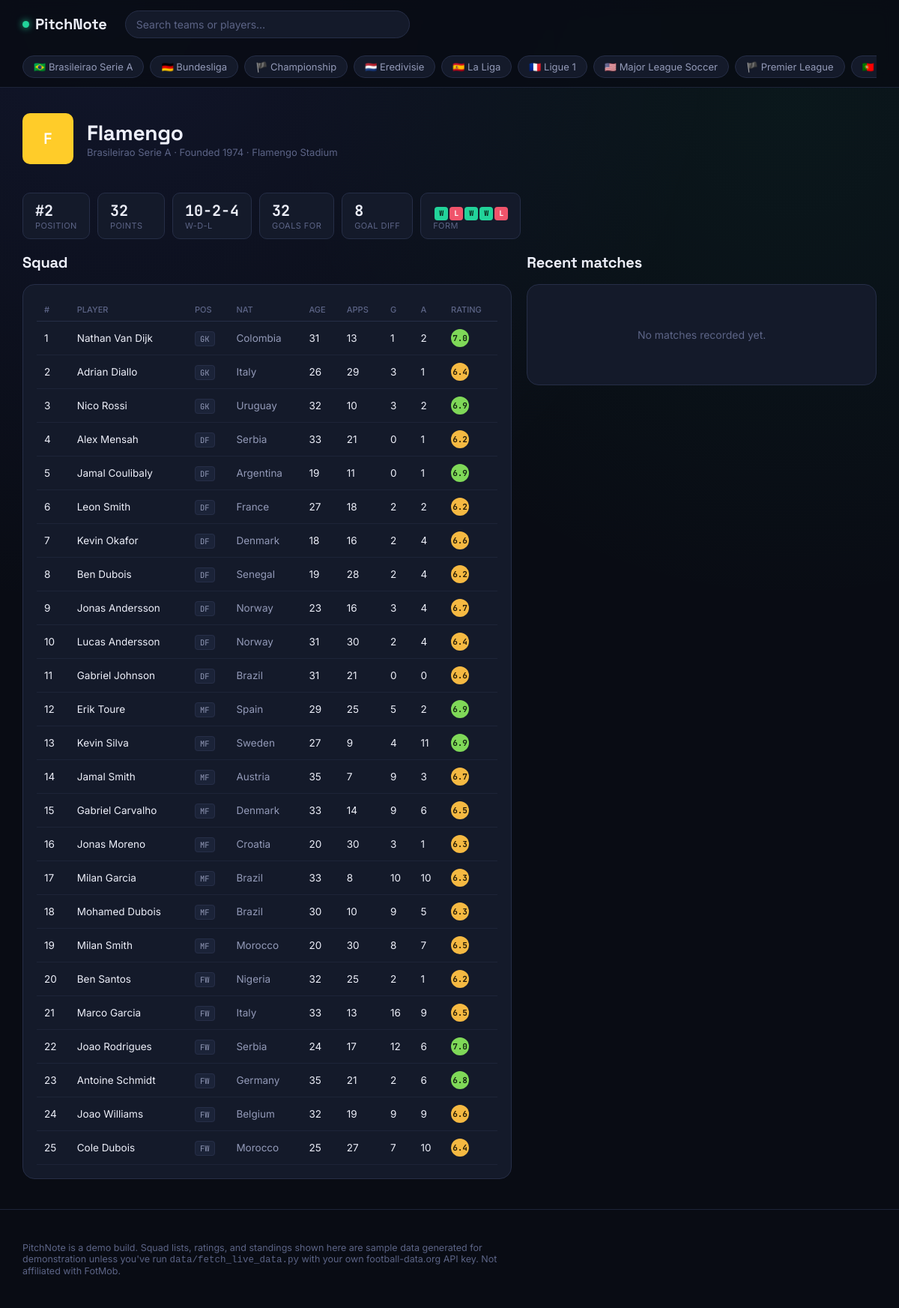
/team/153, run on the app's committed database.
### models.py (models this page shows, shortened)
class League(db.Model):
    __tablename__ = "leagues"
    id = db.Column(db.Integer, primary_key=True)
    code = db.Column(db.String(10), unique=True, nullable=False)   # e.g. "PL"
    name = db.Column(db.String(80), nullable=False)                # Premier League
    country = db.Column(db.String(60), nullable=False)
    season = db.Column(db.String(20), default="2025/26")
    tier = db.Column(db.Integer, default=1)
    logo = db.Column(db.String(10), default="⚽")                  # emoji fallback badge
    color = db.Column(db.String(7), default="#4361EE")             # accent color for the league
    teams = db.relationship("Team", backref="league", lazy=True, cascade="all, delete-orphan")
    matches = db.relationship("Match", backref="league", lazy=True, cascade="all, delete-orphan")

class Team(db.Model):
    __tablename__ = "teams"
    id = db.Column(db.Integer, primary_key=True)
    league_id = db.Column(db.Integer, db.ForeignKey("leagues.id"), nullable=False)
    name = db.Column(db.String(80), nullable=False)
    short_name = db.Column(db.String(10), nullable=False)
    crest_initials = db.Column(db.String(4), default="")
    primary_color = db.Column(db.String(7), default="#4361EE")
    founded = db.Column(db.Integer, default=1900)
    venue = db.Column(db.String(100), default="")
    players = db.relationship("Player", backref="team", lazy=True, cascade="all, delete-orphan")
    def standing(self):
        return Standing.query.filter_by(team_id=self.id).first()

class Standing(db.Model):
    __tablename__ = "standings"
    id = db.Column(db.Integer, primary_key=True)
    league_id = db.Column(db.Integer, db.ForeignKey("leagues.id"), nullable=False)
    team_id = db.Column(db.Integer, db.ForeignKey("teams.id"), nullable=False)
    position = db.Column(db.Integer, nullable=False)
    played = db.Column(db.Integer, default=0)
    won = db.Column(db.Integer, default=0)
    drawn = db.Column(db.Integer, default=0)
    lost = db.Column(db.Integer, default=0)
    goals_for = db.Column(db.Integer, default=0)
    goals_against = db.Column(db.Integer, default=0)
    points = db.Column(db.Integer, default=0)
    form = db.Column(db.String(10), default="")   # e.g. "WWDLW" (most recent last)
    team = db.relationship("Team", lazy=True)
    @property
    def goal_diff(self):
        return self.goals_for - self.goals_against

class Player(db.Model):
    __tablename__ = "players"
    id = db.Column(db.Integer, primary_key=True)
    team_id = db.Column(db.Integer, db.ForeignKey("teams.id"), nullable=False)
    name = db.Column(db.String(100), nullable=False)
    position = db.Column(db.String(4), nullable=False)   # GK / DF / MF / FW
    shirt_number = db.Column(db.Integer, default=0)
    nationality = db.Column(db.String(60), default="")
    age = db.Column(db.Integer, default=25)
    appearances = db.Column(db.Integer, default=0)
    goals = db.Column(db.Integer, default=0)
    assists = db.Column(db.Integer, default=0)
    yellow_cards = db.Column(db.Integer, default=0)
    red_cards = db.Column(db.Integer, default=0)
    minutes = db.Column(db.Integer, default=0)
    avg_rating = db.Column(db.Float, default=6.8)
    market_value_eur = db.Column(db.Integer, default=0)

### app.py (the view)
    @app.route("/team/<int:team_id>")
    def team_page(team_id):
        team = Team.query.get_or_404(team_id)
        squad = Player.query.filter_by(team_id=team.id).order_by(
            db.case((Player.position == "GK", 0), (Player.position == "DF", 1),
                    (Player.position == "MF", 2), (Player.position == "FW", 3), else_=4),
            Player.shirt_number).all()
        standing = team.standing()
        recent = (Match.query.filter((Match.home_team_id == team.id) | (Match.away_team_id == team.id))
                  .order_by(Match.kickoff.desc()).limit(6).all())
        return render_template("team.html", team=team, squad=squad, standing=standing, recent=recent)

### templates/team.html (shortened to what this page needs)
{% extends "base.html" %}
{% import "_macros.html" as m %}
{% block content %}
<div class="container">
  <div class="team-hero">
    <div class="team-crest-lg" style="background:{{ team.primary_color }};">{{ team.crest_initials }}</div>
    <div>
      <h1 style="font-size:28px;">{{ team.name }}</h1>
      <div class="meta" style="color:var(--text-faint); font-size:13px;">
        {{ team.league.name }} · Founded {{ team.founded }} · {{ team.venue }}
      </div>
    </div>
  </div>
  {% if standing %}
  <div class="stat-strip">
    <div class="stat-pill"><div class="v">#{{ standing.position }}</div><div class="k">Position</div></div>
    <div class="stat-pill"><div class="v">{{ standing.points }}</div><div class="k">Points</div></div>
    <div class="stat-pill"><div class="v">{{ standing.won }}-{{ standing.drawn }}-{{ standing.lost }}</div><div class="k">W-D-L</div></div>
    <div class="stat-pill"><div class="v">{{ standing.goals_for }}</div><div class="k">Goals for</div></div>
    <div class="stat-pill"><div class="v">{{ standing.goal_diff }}</div><div class="k">Goal diff</div></div>
    <div class="stat-pill"><div class="v">{{ m.form_chips(standing.form) }}</div><div class="k">Form</div></div>
  </div>
  {% endif %}
  <div class="grid-2">
    <div>
      <div class="section-head"><h2>Squad</h2></div>
      <div class="card">
        <table class="squad">
          <thead><tr>
            <th class="num">#</th><th>Player</th><th>Pos</th><th>Nat</th><th class="num">Age</th>
            <th class="num">Apps</th><th class="num">G</th><th class="num">A</th><th class="num">Rating</th>
          </tr></thead>
          <tbody>
          {% for p in squad %}
            <tr>
              <td class="num">{{ p.shirt_number }}</td>
              <td><a href="{{ url_for('player_page', player_id=p.id) }}">{{ p.name }}</a></td>
              <td><span class="pos-tag">{{ p.position }}</span></td>
              <td style="color:var(--text-dim);">{{ p.nationality }}</td>
              <td class="num">{{ p.age }}</td>
              <td class="num">{{ p.appearances }}</td>
              <td class="num">{{ p.goals }}</td>
              <td class="num">{{ p.assists }}</td>
              <td class="num">{{ m.rating_ring(p.avg_rating, 'sm') }}</td>
            </tr>
          {% endfor %}
          </tbody>
        </table>
      </div>
    </div>
    <div>
      <div class="section-head"><h2>Recent matches</h2></div>
      <div class="card">
        {% for match in recent %}
        <a class="leader-row" href="{{ url_for('match_page', match_id=match.id) }}">
          <span class="name">
            {{ match.home_team.short_name }} {{ match.home_score }} – {{ match.away_score }} {{ match.away_team.short_name }}
          </span>
          <span class="sub">MD {{ match.matchday }}</span>
        </a>
        {% else %}
        <div class="empty-state">No matches recorded yet.</div>
        {% endfor %}
      </div>
    </div>
  </div>
</div>
{% endblock %}

### templates/base.html (shortened to what this page needs)
<!DOCTYPE html>
<html lang="en">
<head>
  <link rel="stylesheet" href="{{ url_for('static', filename='css/style.css') }}">
</head>
<body>
  <header class="topbar">
    <div class="container topbar-inner">
      <a href="{{ url_for('home') }}" class="brand"><span class="dot"></span> PitchNote</a>
      <form class="search-form" action="{{ url_for('search') }}" method="get">
        <input type="text" name="q" placeholder="Search teams or players…" autocomplete="off">
      </form>
    </div>
    <div class="container">
      <nav class="league-strip">
        {% for l in all_leagues %}
        <a class="league-pill {% if league is defined and league and league.id == l.id %}active{% endif %}"
           href="{{ url_for('league_page', code=l.code) }}">{{ l.logo }} {{ l.name }}</a>
        {% endfor %}
      </nav>
    </div>
  </header>
  <main>
    {% block content %}{% endblock %}
  </main>
  <footer>
    <div class="container">
      <p class="disclaimer">PitchNote is a demo build. Squad lists, ratings, and standings shown here are
      sample data generated for demonstration unless you've run <code>data/fetch_live_data.py</code> with
      your own football-data.org API key. Not affiliated with FotMob.</p>
    </div>
  </footer>
</body>
</html>

### templates/_macros.html (shortened to what this page needs)
{% macro rating_ring(value, size='') -%}
{% set tier = 'poor' %}
{% if value >= 7.5 %}{% set tier = 'elite' %}
{% elif value >= 6.8 %}{% set tier = 'good' %}
{% elif value >= 6.0 %}{% set tier = 'average' %}
{% endif %}
<span class="rating-ring {{ tier }} {{ size }}">{{ '%.1f'|format(value) }}</span>
{%- endmacro %}
{% macro form_chips(form) -%}
{% for c in form %}<span class="form-chip {{ c }}">{{ c }}</span>{% endfor %}
{%- endmacro %}

### data on the page
League: logo "🇧🇷", name "Brasileirao Serie A", league.name "Brasileirao Serie A"
League: logo "🇩🇪", name "Bundesliga"
League: logo "🏴", name "Championship"
League: logo "🇳🇱", name "Eredivisie"
League: logo "🇪🇸", name "La Liga"
League: logo "🇫🇷", name "Ligue 1"
League: logo "🇺🇸", name "Major League Soccer"
League: logo "🏴", name "Premier League"
League: logo "🇵🇹"
Team: crest_initials "F", name "Flamengo", founded "1974", venue "Flamengo Stadium"
Standing: position "2", points "32", won "10", drawn "2", lost "4", goals_for "32", goal_diff "8"
Player: shirt_number "1", name "Nathan Van Dijk", position "GK", nationality "Colombia", age "31", appearances "13", goals "1", assists "2", avg_rating "7.0"
Player: shirt_number "2", name "Adrian Diallo", position "GK", nationality "Italy", age "26", appearances "29", goals "3", assists "1", avg_rating "6.4"
Player: shirt_number "3", name "Nico Rossi", position "GK", nationality "Uruguay", age "32", appearances "10", goals "3", assists "2", avg_rating "6.9"
Player: shirt_number "4", name "Alex Mensah", position "DF", nationality "Serbia", age "33", appearances "21", goals "0", assists "1", avg_rating "6.2"
Player: shirt_number "5", name "Jamal Coulibaly", position "DF", nationality "Argentina", age "19", appearances "11", goals "0", assists "1", avg_rating "6.9"
Player: shirt_number "6", name "Leon Smith", position "DF", nationality "France", age "27", appearances "18", goals "2", assists "2", avg_rating "6.2"
Player: shirt_number "7", name "Kevin Okafor", position "DF", nationality "Denmark", age "18", appearances "16", goals "2", assists "4", avg_rating "6.6"
Player: shirt_number "8", name "Ben Dubois", position "DF", nationality "Senegal", age "19", appearances "28", goals "2", assists "4", avg_rating "6.2"
Player: shirt_number "9", name "Jonas Andersson", position "DF", nationality "Norway", age "23", appearances "16", goals "3", assists "4", avg_rating "6.7"
Player: shirt_number "10", name "Lucas Andersson", position "DF", nationality "Norway", age "31", appearances "30", goals "2", assists "4", avg_rating "6.4"
Player: shirt_number "11", name "Gabriel Johnson", position "DF", nationality "Brazil", age "31", appearances "21", goals "0", assists "0", avg_rating "6.6"
Player: shirt_number "12", name "Erik Toure", position "MF", nationality "Spain", age "29", appearances "25", goals "5", assists "2", avg_rating "6.9"
Player: shirt_number "13", name "Kevin Silva", position "MF", nationality "Sweden", age "27", appearances "9", goals "4", assists "11", avg_rating "6.9"
Player: shirt_number "14", name "Jamal Smith", position "MF", nationality "Austria", age "35", appearances "7", goals "9", assists "3", avg_rating "6.7"
Player: shirt_number "15", name "Gabriel Carvalho", position "MF", nationality "Denmark", age "33", appearances "14", goals "9", assists "6", avg_rating "6.5"
Player: shirt_number "16", name "Jonas Moreno", position "MF", nationality "Croatia", age "20", appearances "30", goals "3", assists "1", avg_rating "6.3"
Player: shirt_number "17", name "Milan Garcia", position "MF", nationality "Brazil", age "33", appearances "8", goals "10", assists "10", avg_rating "6.3"
Player: shirt_number "18", name "Mohamed Dubois", position "MF", nationality "Brazil", age "30", appearances "10", goals "9", assists "5", avg_rating "6.3"
Player: shirt_number "19", name "Milan Smith", position "MF", nationality "Morocco", age "20", appearances "30", goals "8", assists "7", avg_rating "6.5"
Player: shirt_number "20", name "Ben Santos", position "FW", nationality "Nigeria", age "32", appearances "25", goals "2", assists "1", avg_rating "6.2"
Player: shirt_number "21", name "Marco Garcia", position "FW", nationality "Italy", age "33", appearances "13", goals "16", assists "9", avg_rating "6.5"
Player: shirt_number "22", name "Joao Rodrigues", position "FW", nationality "Serbia", age "24", appearances "17", goals "12", assists "6", avg_rating "7.0"
Player: shirt_number "23", name "Antoine Schmidt", position "FW", nationality "Germany", age "35", appearances "21", goals "2", assists "6", avg_rating "6.8"
Player: shirt_number "24", name "Joao Williams", position "FW", nationality "Belgium", age "32", appearances "19", goals "9", assists "9", avg_rating "6.6"
Player: shirt_number "25", name "Cole Dubois", position "FW", nationality "Morocco", age "25", appearances "27", goals "7", assists "10", avg_rating "6.4"

### other printed values
{{ c }} "W" "L" "W" "W" "L"
